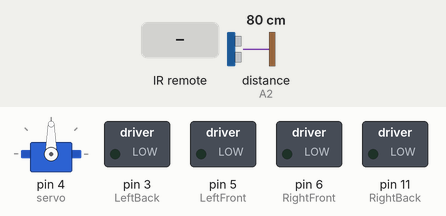
This sketch was run on a simulated Arduino Uno, built with avr-gcc and run on an emulated ATmega328P. Shown: servo, switched loads named in the sketch (green lamp = pin HIGH). The test bench sets the inputs (shaded band); at power-on: distance to the obstacle (sensor on A2) 80 cm. The echo pulse lasts 58.3 µs per cm; pins used as bus, display or sensor lines are not drawn; what the sketch prints to the serial monitor is not drawn.

Above: at 1.6 s.
1.7 s: infrared code 0x46 received
At 2.2 s:
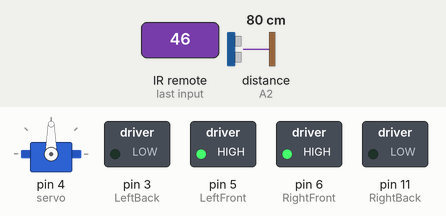
3.2 s: distance to the obstacle (sensor on A2) set to 40 cm
4.7 s: distance to the obstacle (sensor on A2) set to 32 cm
At 4.9 s:
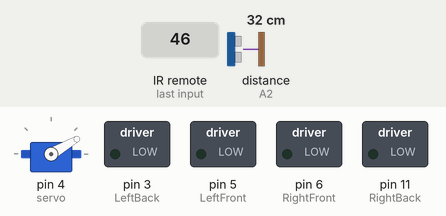
7.7 s: distance to the obstacle (sensor on A2) set to 60 cm
At 8.45 s:
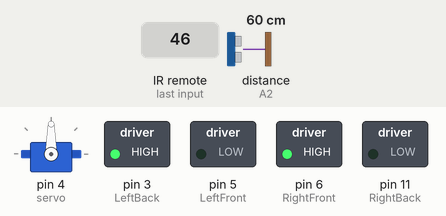
10.0 s: distance to the obstacle (sensor on A2) set to 2 cm
At 11.0 s:
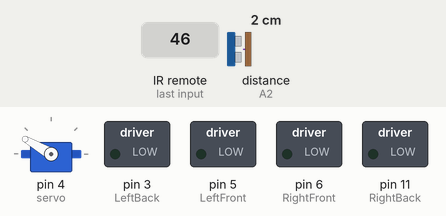
13.0 s: distance to the obstacle (sensor on A2) set to 120 cm
At 14.2 s:
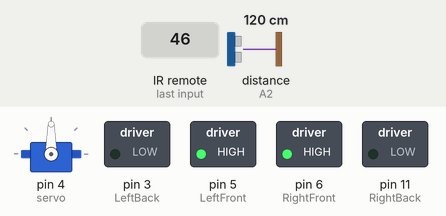
Timing chart, 0 to 16.0 s (numbered marks = the images above; inputs shaded):
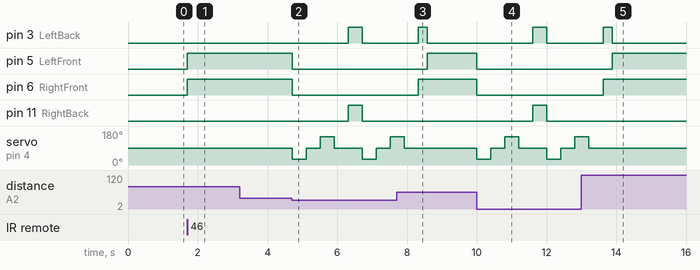

The sketch:

main.ino
```cpp
#include <Servo.h>
#include <IRremote.h>

#define SERVO_WAIT_TIME 400

Servo servo;

// Ultrasonic sensor pins
const byte trigPin = A1;
const byte echoPin = A2;

// Motor driver pins
const byte RightFront = 6;
const byte RightBack = 11;
const byte LeftBack = 3;
const byte LeftFront = 5;

// IR Receiver pin
const byte receiver = 2;

// Speed levels
byte speed;
const byte lowSpeed = 75;
const byte midSpeed = 150;
const byte maxSpeed = 255;

// Turning time depends on speed
short turnTime;

// Car Mode
byte mode;

// Function to move forward
void moveForward() {
  analogWrite(RightFront, speed);
  analogWrite(RightBack, 0);
  analogWrite(LeftFront, speed);
  analogWrite(LeftBack, 0);
}


// Function to move backward
void moveBackward() {
  analogWrite(RightFront, 0);
  analogWrite(RightBack, speed);
  analogWrite(LeftFront, 0);
  analogWrite(LeftBack, speed);
}


// Function to turn left
void turnRight() {
  analogWrite(RightFront, 0);
  analogWrite(RightBack, speed);
  analogWrite(LeftFront, speed);
  analogWrite(LeftBack, 0);
  delay(turnTime);
}


// Function to turn right
void turnLeft()
{
  analogWrite(RightFront, speed);
  analogWrite(RightBack, 0);
  analogWrite(LeftFront, 0);
  analogWrite(LeftBack, speed);
  delay(turnTime);
}


// Function to stop motors
void stopMotors()
{
  analogWrite(RightFront, 0);
  analogWrite(RightBack, 0);
  analogWrite(LeftFront, 0);
  analogWrite(LeftBack, 0);
}


// Function to calculate distance
long calculateDistance()
{
  long duration;
  digitalWrite(trigPin, LOW);
  delayMicroseconds(2);
  digitalWrite(trigPin, HIGH);
  delayMicroseconds(10);
  digitalWrite(trigPin, LOW);
  duration = pulseIn(echoPin, HIGH);
  return (duration/2) / 29.1;
}


// Calculates distance from the right angle
long calculateRightDistance()
{
  servo.write(30);
  delay(SERVO_WAIT_TIME);
  long distance = calculateDistance();
  servo.write(90);
  delay(SERVO_WAIT_TIME);
  return distance;
}


// Calculates distance from the left angle
long calculateLeftDistance()
{
  servo.write(150);
  delay(SERVO_WAIT_TIME);
  long distance = calculateDistance();
  servo.write(90);
  delay(SERVO_WAIT_TIME);
  return distance;
}


void setup()
{
  Serial.begin(9600); // Initialize Serial Monitor
  IrReceiver.begin(receiver, ENABLE_LED_FEEDBACK); // Start IR receiver
  Serial.println("IR Receiver ready");

  // Set motor pins as outputs
  pinMode(RightFront, OUTPUT);
  pinMode(RightBack, OUTPUT);
  pinMode(LeftFront, OUTPUT);
  pinMode(LeftBack, OUTPUT);

  // Initialize all motors to off
  stopMotors();

  // Set Ultrasonic sensor pins
  pinMode(trigPin, OUTPUT);
  pinMode(echoPin, INPUT);

  // Set Servo motor pin
  servo.attach(4);

  // Reset servo motor angle
  servo.write(90);
  delay(SERVO_WAIT_TIME);

  mode = 1;
}

void loop()
{
  int command;
  speed = maxSpeed;
  switch(speed)
  {
    case maxSpeed:
      turnTime = 250;
      break;
    case midSpeed:
      turnTime = 500;
      break;
    case lowSpeed:
      turnTime = 800;
      break;
  }
  if (IrReceiver.decode())
  {
      // Print received code in HEX
      Serial.print("Received IR code: ");
      command = IrReceiver.decodedIRData.command;
      Serial.println(command);
      switch (command)
      {
        case 69:
          mode = 1;
          stopMotors();
          break;
        case 70:
          mode = 2;
          break;
      }
      // Resume IR receiver
      IrReceiver.resume();
  }
  if (mode == 1)
  {
    mode1:
    stopMotors();
    while (true)
    {
      if (IrReceiver.decode())
      {
        command = IrReceiver.decodedIRData.command;

        if (command == 70)
        {
          mode = 2;
          break;
        }

        switch (command)
        {
          case 24:
            moveForward();
            break;
          case 82:
            moveBackward();
            break;
          case 90:
            turnRight();
            break;
          case 8:
            turnLeft();
            break;
          case 28:
            stopMotors();
            break;
        }
        IrReceiver.resume();
      }
    }
  }
  if (mode == 2)
  {
    if (IrReceiver.decode())
    {
      command = IrReceiver.decodedIRData.command;

      if (command == 69)
      {
        mode = 1;
        goto mode1;
      }
      IrReceiver.resume();
    }
    long distance, leftDistance, rightDistance;
    distance = calculateDistance();

    char lastTurn = 'R';
    int backForthTurns = 0;
    bool wentBack;

    if (distance <= 35 || wentBack)
    {
      stopMotors();
      rightDistance = calculateRightDistance();
      leftDistance = calculateLeftDistance();
      if (((rightDistance >= 50 || leftDistance >=50) && calculateDistance() >  10) || wentBack)
      {
        if (rightDistance > leftDistance)
        {
          turnRight();
          if (lastTurn == 'L')
          {
            lastTurn = 'R';
            backForthTurns++;
          }
          if (backForthTurns == 4)
          {
            turnRight();
            backForthTurns = 0;
          }
        }
        else
        {
          turnLeft();
          if (lastTurn == 'R')
          {
            lastTurn = 'L';
            backForthTurns++;
          }
          if (backForthTurns == 4)
          {
            turnLeft();
            backForthTurns = 0;
          }
        }
        wentBack = false;
      }
      else
      {
        moveBackward();
        wentBack = true;
        delay(400);
      }
    }
    else
    {
      moveForward();
    }
  }
}
```

Measured:
- the behaviour switches between 36 and 35 cm on distance to the obstacle (sensor on A2) (found by bisection; images 1 and 2)
- after the input at 1.7 s, pin 5 (LeftFront), pin 6 (RightFront): LOW → HIGH at once
- after the input at 3.2 s, every drawn part: stays the same
- after the input at 4.7 s, pin 3 (LeftBack), pin 11 (RightBack): LOW → HIGH after 1.6 s, → LOW 0.40 s later; pin 5 (LeftFront), pin 6 (RightFront): HIGH → LOW at once; servo on pin 4 (servo): 90° → 30° at once, → 90° 0.40 s later, → 150° 0.40 s later, → 90° 0.40 s later, … (7 changes in this stretch)
- after the input at 7.7 s, pin 5 (LeftFront): LOW → HIGH after 0.88 s; pin 6 (RightFront): LOW → HIGH after 0.62 s; pin 11 (RightBack): stays LOW (without the input it goes to HIGH after 0.62 s); servo on pin 4 (servo): goes on until 7.9 s, then stays 90°
- after the input at 10.0 s, pin 3 (LeftBack), pin 11 (RightBack): LOW → HIGH after 1.6 s, → LOW 0.40 s later; pin 5 (LeftFront), pin 6 (RightFront): HIGH → LOW at once; servo on pin 4 (servo): 90° → 30° at once, → 90° 0.40 s later, → 150° 0.40 s later, → 90° 0.40 s later, … (7 changes in this stretch)
- after the input at 13.0 s, pin 5 (LeftFront): LOW → HIGH after 0.88 s; pin 6 (RightFront): LOW → HIGH after 0.62 s; pin 11 (RightBack): stops changing and stays LOW; servo on pin 4 (servo): goes on until 13.2 s, then stays 90°
